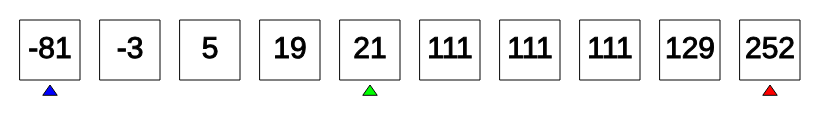
Frame 1 (no input)
Frame 60 (no input): identical to frame 1, image omitted
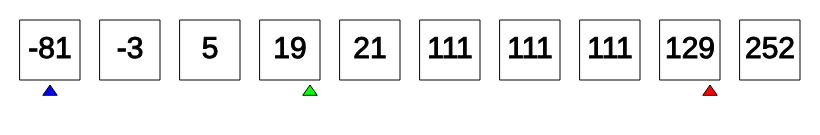
Frame 120 (the mouse pressed at the canvas centre since frame 60)

The p5.js sketch that drew these frames (run headless with seeded random() and noise() and a simulated clock; from frame 60 on, the mouse is pressed at the canvas centre):

// p5.js sketch
// ── sketch.js
/* 
  Each object of this class represents a number to be searched within a box
*/
class NumBox {
  constructor(num, x, y) {
    this.num = num;
    this.x = x;
    this.y = y;
    this.is_key = false;
    this.findable = true;
  }

  show() {
    if (this.is_key) {
      fill(0, 200, 0)
    } else if (!this.findable) {
      fill(200)
    } else {
      fill(255)
    }
    stroke(5);
    rectMode(CENTER)
    square(this.x, this.y, SQUARESIZE);

    fill(0);
    textSize(30);
    textAlign(CENTER, CENTER);
    text(this.num, this.x, this.y);
  }
}

/* Each object of this class represents a triangle pointing at a number in a box */
class Pointer {
  constructor(x, y, index, color) {
    this.x = x;
    this.y = y;
    this.new_x = x;
    this.new_y = y;
    this.color = color;
    this.index = index;
  }

  show() {
    stroke(5);
    if (this.color == "blue") {
      fill(0, 0, 255);
    } else if (this.color == "green") {
      fill(0, 255, 0);
    } else if (this.color == "black") {
      fill(0, 0, 0);
    } else {
      fill(255, 0, 0);
    }

    triangle(this.x - 7, this.y + 45, this.x, this.y + 35, this.x + 7, this.y + 45);
  }
}



/* p5 CONSTANTS */
const SQUARESIZE = 60;
const PADDING = 20;
const TO_SEARCH = [-81, -3, 5, 19, 21, 111, 111, 111, 129, 252];
const TO_FIND = -2;

// Stores the square with number inside objects
const NUM_BOXES = [];

for (let i = 0; i < TO_SEARCH.length; i++) {
  let nb = new NumBox(TO_SEARCH[i].toString(), PADDING + (SQUARESIZE / 2) + (i * (SQUARESIZE + PADDING)), 50);
  NUM_BOXES.push(nb);
}

let lowPointer, midPointer, highPointer;
let doneSearching = false;

function setup() {
  // Allow padding between and around the squares
  const CANVAS_X = TO_SEARCH.length * (SQUARESIZE + PADDING) + PADDING;
  createCanvas(CANVAS_X, 135);

  lowPointer = new Pointer(NUM_BOXES[0].x, NUM_BOXES[0].y, 0, "blue");
  let hi = NUM_BOXES.length - 1;
  highPointer = new Pointer(NUM_BOXES[hi].x, NUM_BOXES[hi].y, hi, "red");
  let mi = Math.floor((lowPointer.index + highPointer.index) / 2)
  midPointer = new Pointer(NUM_BOXES[mi].x, NUM_BOXES[mi].y, mi, "green");
}

function mousePressed() {
  if (doneSearching) {
    doneSearching = false;
    NUM_BOXES[midPointer.index].is_key = false;
    for (let n of NUM_BOXES) {
      n.findable = true;
    }
    setup();
    return;
  }

  let low = lowPointer.index;
  let high = highPointer.index;
  let middle = midPointer.index;

  if (low <= high) {
    if (TO_SEARCH[middle] == TO_FIND) {
      checkIfDone();
    } else if (TO_SEARCH[middle] > TO_FIND) {
      high = middle - 1;
      highPointer.index = high;

      if (low <= high) {
        middle = Math.floor((low + high) / 2);
        midPointer.index = middle;
      }

      checkIfDone();
      updatePointers();
    } else {
      low = middle + 1;
      lowPointer.index = middle + 1;

      if (low <= high) {
        middle = Math.floor((low + high) / 2);
        midPointer.index = middle;
      }

      checkIfDone();
      updatePointers();
    }
  }
}

function checkIfDone() {
  if (lowPointer.index < 0 || lowPointer.index >= TO_SEARCH.length || lowPointer.index > highPointer.index) {
    doneSearching = true;
    setIsntFindable();
  } else if (highPointer.index < 0 || highPointer.INDEX >= TO_SEARCH.length) {
    doneSearching = true;
    setIsntFindable();
  } else if (midPointer.index == - 1) {
    doneSearching = true;
    setIsntFindable();
  } else if (TO_SEARCH[midPointer.index] == TO_FIND) {
    doneSearching = true;
    NUM_BOXES[midPointer.index].is_key = true;
  }

  return false;
}

function updatePointers() {
  let low = lowPointer.index;
  let high = highPointer.index;
  let mid = midPointer.index;

  if (low == -1) {
    lowPointer.new_x = NUM_BOXES[0].x - 20;
    lowPointer.new_y = NUM_BOXES[0].y;
  } else if (low >= TO_SEARCH.length) {
    lowPointer.new_x = NUM_BOXES[TO_SEARCH.length - 1].x + 20;
    lowPointer.new_y = NUM_BOXES[TO_SEARCH.length - 1].y;
  } else {
    lowPointer.new_x = NUM_BOXES[low].x;
    lowPointer.new_y = NUM_BOXES[low].y;
  }

  if (high < 0) {
    highPointer.new_x = NUM_BOXES[0].x - 20;
    highPointer.new_y = NUM_BOXES[0].y;
  } else if (high >= TO_SEARCH.length) {
    highPointer.new_x = NUM_BOXES[TO_SEARCH.length - 1].x + 20;
    highPointer.new_y = NUM_BOXES[TO_SEARCH.length - 1].y;
  } else {
    highPointer.new_x = NUM_BOXES[high].x;
    highPointer.new_y = NUM_BOXES[high].y;
  }
  
  midPointer.new_x = NUM_BOXES[mid].x;
  midPointer.new_y = NUM_BOXES[mid].y;

  if (lowPointer.index == midPointer.index) {
    midPointer.new_y += 15;
  }

  if (lowPointer.index == highPointer.index && midPointer.index == highPointer.index) {
    highPointer.new_y += 30;
  } else if (lowPointer.index == highPointer.index || midPointer.index == highPointer.index) {
    highPointer.new_y += 15;
  }
}

function setIsntFindable() {
  for (let n of NUM_BOXES) {
    n.findable = false;
  }
}

// Update x value until it reaches 'new_x' then update y until it reaches 'new_y'
function animatePointer(pointer) {
  if (pointer.x != pointer.new_x) {
    if (pointer.x < pointer.new_x) {
      pointer.x += 1;
    } else {
      pointer.x -= 1;
    }
  } else if (pointer.y != pointer.new_y) {
    if (pointer.y < pointer.new_y) {
      pointer.y += 1;
    } else {
      pointer.y -= 1;
    }
  }
}

function draw() {
  background(255);
  frameRate(144);

  for (let nb of NUM_BOXES) {
    nb.show();
  }

  animatePointer(lowPointer);
  animatePointer(midPointer);
  animatePointer(highPointer);

  lowPointer.show();
  midPointer.show();
  highPointer.show();
}
